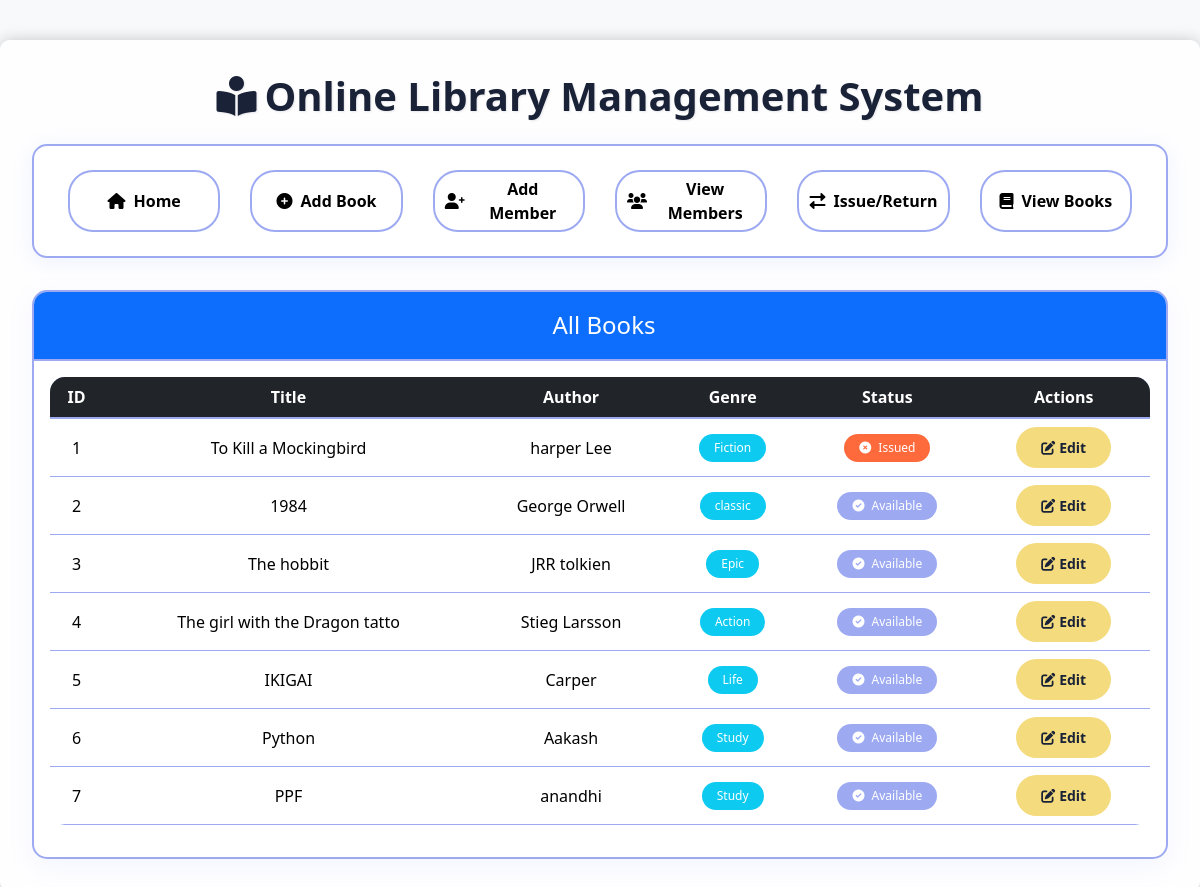
/view_books, run on the app's committed database.
### app.py (models this page shows)
class Book(db.Model):
    id = db.Column(db.Integer, primary_key=True)
    title = db.Column(db.String(100), nullable=False)
    author = db.Column(db.String(100), nullable=False)
    genre = db.Column(db.String(50), nullable=False)
    available = db.Column(db.Boolean, default=True)

### app.py (the view)
@app.route('/view_books')
def view_books():
    books = Book.query.all()
    return render_template("view_books.html", books=books)

### templates/view_books.html (shortened to what this page needs)
{% extends 'base.html' %}
{% block content %}
<div class="card">
    <div class="card-header bg-primary text-white">
        <h4 class="mb-0">All Books</h4>
    </div>
    <div class="card-body">
        <div class="table-responsive">
            <table class="table table-hover">
                <thead class="table-dark">
                    <tr>
                        <th>ID</th>
                        <th>Title</th>
                        <th>Author</th>
                        <th>Genre</th>
                        <th>Status</th>
                        <th>Actions</th>
                    </tr>
                </thead>
                <tbody>
                    {% for book in books %}
                    <tr class="align-middle">
                        <td>{{ book.id }}</td>
                        <td>{{ book.title }}</td>
                        <td>{{ book.author }}</td>
                        <td><span class="badge bg-info">{{ book.genre }}</span></td>
                        <td>
                            <span class="badge {% if book.available %}bg-success{% else %}bg-danger{% endif %}">
                                <i class="fas {% if book.available %}fa-check-circle{% else %}fa-times-circle{% endif %} me-1"></i>
                                {{ 'Available' if book.available else 'Issued' }}
                            </span>
                        </td>
                        <td>
                            <a href="{{ url_for('edit_book', id=book.id) }}" class="btn btn-warning btn-sm">
                                <i class="fas fa-edit me-1"></i>Edit
                            </a>
                        </td>
                    </tr>
                    {% endfor %}
                </tbody>
            </table>
        </div>
    </div>
</div>
{% endblock %}

### templates/base.html (shortened to what this page needs)
<!DOCTYPE html>
<html lang="en">
<head>
    <link rel="stylesheet" href="{{ url_for('static', filename='style.css') }}">
    <link href="https://cdn.jsdelivr.net/npm/bootstrap@5.3.3/dist/css/bootstrap.min.css" rel="stylesheet">
    <link rel="stylesheet" href="https://cdnjs.cloudflare.com/ajax/libs/font-awesome/6.0.0/css/all.min.css">
</head>
<body>
    <div class="container">
        <h2 class="text-center page-title mb-4">
            <i class="fas fa-book-reader me-2"></i>Online Library Management System
        </h2>
        <nav class="navbar">
            <div class="nav-container">
                <a href="{{ url_for('home') }}" class="nav-btn">
                    <i class="fas fa-home"></i>
                    <span>Home</span>
                </a>
                <a href="{{ url_for('add_book') }}" class="nav-btn">
                    <i class="fas fa-plus-circle"></i>
                    <span>Add Book</span>
                </a>
                <a href="{{ url_for('add_member') }}" class="nav-btn">
                    <i class="fas fa-user-plus"></i>
                    <span>Add Member</span>
                </a>
                <a href="{{ url_for('view_members') }}" class="nav-btn">
                    <i class="fas fa-users"></i>
                    <span>View Members</span>
                </a>
                <a href="{{ url_for('issue_return') }}" class="nav-btn">
                    <i class="fas fa-exchange-alt"></i>
                    <span>Issue/Return</span>
                </a>
                <a href="{{ url_for('view_books') }}" class="nav-btn">
                    <i class="fas fa-book"></i>
                    <span>View Books</span>
                </a>
            </div>
        </nav>
        {% block content %}{% endblock %}
    </div>
</body>
</html>

### static/style.css (style rules this page uses)
body { margin: 0; padding: 0; font-family: Arial, sans-serif; background-image: url("/static/library-bg.jpg"); background-size: cover; background-repeat: no-repeat; background-attachment: fixed; background-position: center center; height: 100vh; }
.navbar { background-color: white; padding: 15px 30px; display: flex; justify-content: space-between; align-items: center; box-shadow: 0 2px 5px rgba(0,0,0,0.1); }
.navbar a { margin: 0 10px; color: black; text-decoration: none; font-weight: bold; padding: 5px 10px; }
.container { background-color: rgba(255, 255, 255, 0.85); max-width: 600px; margin: 40px auto; padding: 30px; border-radius: 10px; box-shadow: 0 0 15px rgba(0,0,0,0.2); text-align: center; }

### templates/base.html (style rules this page uses)
:root { --dark-blue: #1a2238; --light-blue: #9daaf2; --orange: #ff6a3d; --yellow: #f4db7d; }
body { background-color: #f8f9fa; color: var(--dark-blue); min-height: 100vh; }
.navbar { background: #ffffff; padding: 1rem; box-shadow: 0 4px 20px rgba(157, 170, 242, 0.15); border-radius: 15px; border: 2px solid var(--light-blue); margin-bottom: 2rem; }
.nav-container { display: flex; flex-wrap: wrap; justify-content: center; gap: 10px; padding: 0.5rem; }
.nav-btn { flex: 1; min-width: 150px; max-width: 200px; padding: 10px 20px; border-radius: 25px; transition: all 0.3s ease; border: 2px solid var(--light-blue); color: var(--dark-blue); font-weight: 600; background: #ffffff; text-align: center; text-decoration: none; display: inline-flex; align-items: center; justify-content: center; gap: 8px; }
.page-title { color: var(--dark-blue); text-shadow: 1px 1px 2px rgba(26, 34, 56, 0.1); margin-bottom: 2rem; font-weight: 700; font-size: 2.5rem; }
.card { background: #ffffff; border: 2px solid var(--light-blue); box-shadow: 0 8px 25px rgba(157, 170, 242, 0.1); transition: all 0.3s ease; border-radius: 15px; overflow: hidden; }
.card-header { background: #ffffff; color: var(--dark-blue); border-bottom: 2px solid var(--light-blue); padding: 1.2rem; font-weight: 600; }
.btn-warning { background: var(--yellow); border: none; padding: 10px 25px; border-radius: 25px; transition: all 0.3s ease; font-weight: 600; color: var(--dark-blue); }
.table { color: var(--dark-blue); border-radius: 15px; overflow: hidden; background: #ffffff; }
.table thead { background: var(--light-blue); color: #ffffff; border-bottom: 2px solid var(--light-blue); }
.table tbody tr { border-bottom: 1px solid var(--light-blue); }
.badge { padding: 8px 15px; border-radius: 20px; font-weight: 500; }
.badge.bg-success { background: var(--light-blue) !important; color: #ffffff; }
.badge.bg-danger { background: var(--orange) !important; color: #ffffff; }
.container { max-width: 1200px; padding: 2rem; }

### data on the page
Book: id "1", title "To Kill a Mockingbird", author "harper Lee", genre "Fiction", available "Issued"
Book: id "2", title "1984", author "George Orwell", genre "classic", available "Available"
Book: id "3", title "The hobbit", author "JRR tolkien", genre "Epic", available "Available"
Book: id "4", title "The girl with the Dragon tatto", author "Stieg Larsson", genre "Action", available "Available"
Book: id "5", title "IKIGAI", author "Carper", genre "Life", available "Available"
Book: id "6", title "Python", author "Aakash", genre "Study", available "Available"
Book: id "7", title "PPF", author "anandhi", genre "Study", available "Available"
